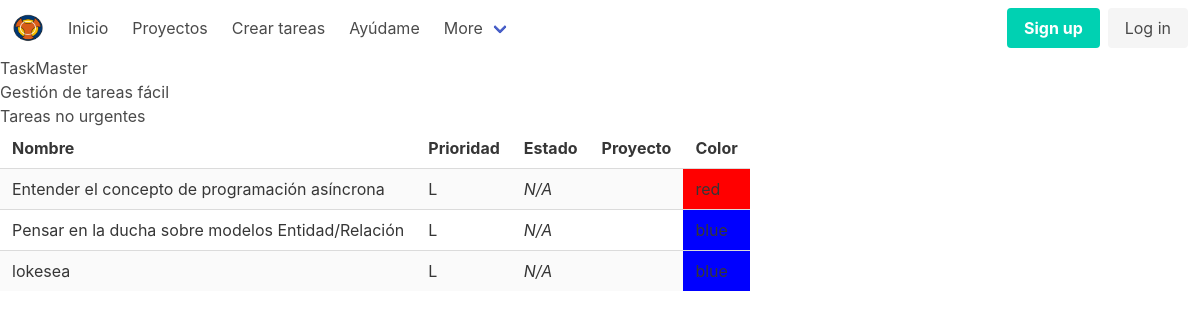
/low/, run on the app's committed database.
### tasks/models.py (models this page shows, shortened)
class Task(models.Model):
    class Meta:
        verbose_name = 'Tarea'
        verbose_name_plural = 'Tareas'
        ordering = ['-orden', 'name']
    name = models.CharField(max_length=250)
    finished = models.BooleanField(default=False)
    orden = models.IntegerField(default=100)
    priority = models.CharField(
        max_length = 1,
        choices=[
            ('H', 'Alta'),
            ('N','Normal'),
            ('L', 'Baja')
        ],
        default ='N'
    )
    due_date = models.DateField(blank=True,
        null=True,
        default=None
    )
    color = models.CharField(
        max_length=6,
        choices=[
            ('blue', 'Azul'),
            ('red', 'Rojo'),
            ('orange', 'Naranja'),
            ('green', 'Verde'),
        ],
        default='blue',
        )
    project = models.ForeignKey(
        Project,
        blank = True,
        null = True,
        default = None,
        on_delete = models.SET_NULL,
        )
    def is_due(self) -> bool:
        if self.due_date is None:
            return False
        return self.due_date <= hoy()

### tasks/views.py (the view)
# urls.py: path('low/', tasks.views.tareas_no_urgentes, name='tareas_no_urgentes'),
def tareas_no_urgentes(request):
    tareas = (
        models.Task.objects
        .all()
        .filter(priority='L')
        .filter(project__isnull=True)
        .order_by('orden', 'name')
    )
    return render(request, 'tasks/tareas_no_urgentes.html', {
        'tareas': tareas
    })

### tasks/models.py (called while the page is built)
def hoy():
    return timezone.now().date()

### tasks/templates/tasks/tareas_no_urgentes.html (shortened to what this page needs)
{% extends 'tasks/base.html' %}
{% block content%}
<h3>Tareas no urgentes</h3>
{% include 'tasks/includes/task_table.html' %}
{% endblock content%}

### tasks/templates/tasks/includes/task_table.html (shortened to what this page needs)
<table class="table is-striped">
    <tr>
      <th>Nombre</th>
      <th>Prioridad</th>
      <th>Estado</th>
      <th>Proyecto</th>
      <th>Color</th>
    </tr>
  {% for tarea in tareas %}
    <tr>
      <td class="{% if tarea.priority == 'H' %}tarea-urgente{% endif %}">
        {{ tarea.name }}
      </td>
      <td>{{ tarea.priority }}</td>
      <td>
        {% if tarea.is_due %}
          <b class="tag is-danger is-light">Fuera de plazo</b>
        {% else %}
          <i>N/A</i>
        {% endif %}
      </td>
      <td>
      </td>
      <td style="background-color:{{ tarea.color }}">
        {{ tarea.color }}
      </td>
    </tr>
  {% endfor %}
  </table>

### data on the page
Task: name "Entender el concepto de programación asíncrona", priority "L", due_date "N/A", color "red"
Task: name "Pensar en la ducha sobre modelos Entidad/Relación", priority "L", due_date "N/A", color "blue"
Task: name "lokesea", priority "L", due_date "N/A", color "blue"
